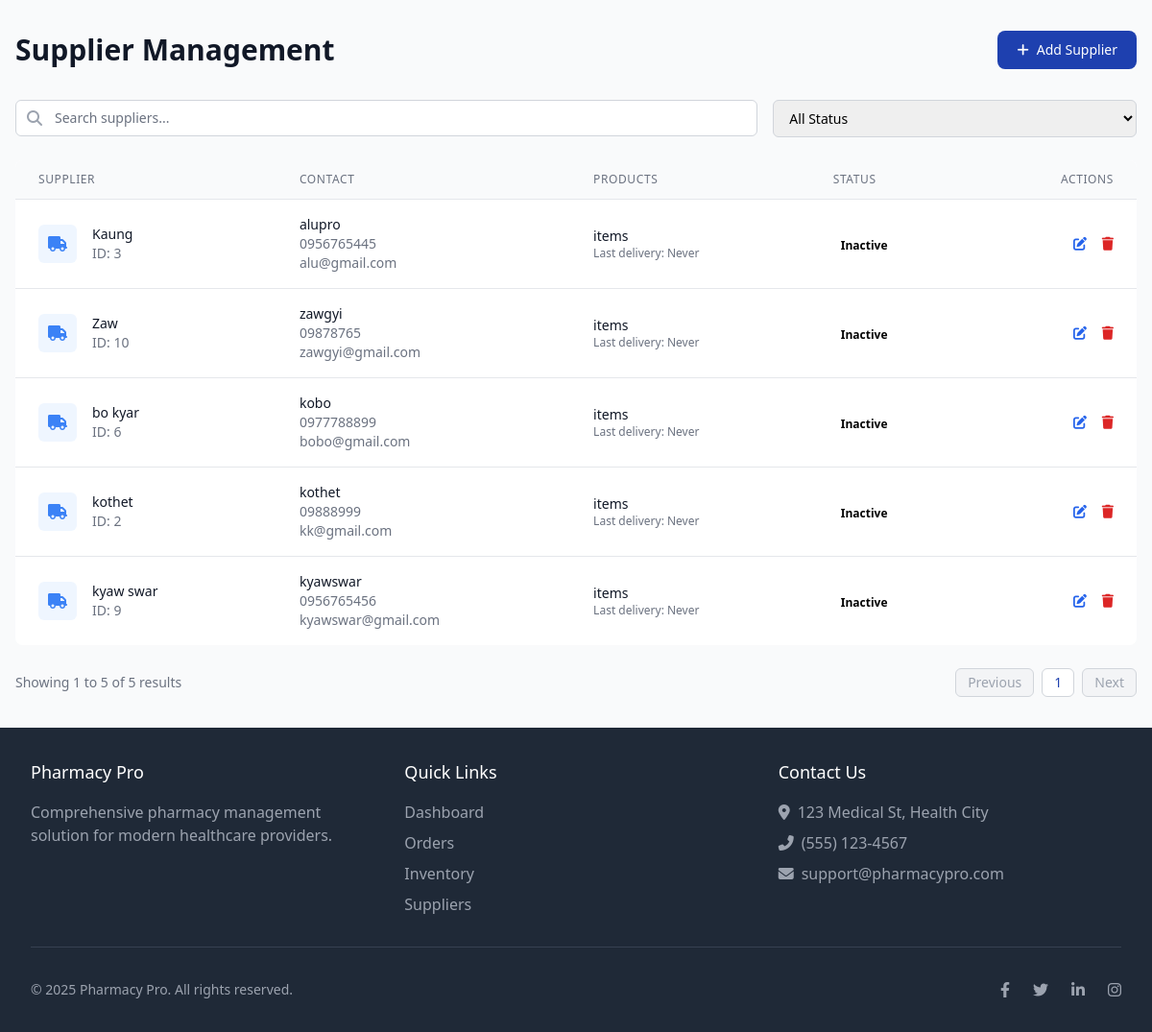
Page /en/suppliers/ on the committed database.
### ourapp/models.py (models this page shows, shortened)
class Supplier(models.Model):
    supplier_name = models.CharField(max_length=255, blank=True, null=True, verbose_name=_("Supplier Name"))
    company = models.CharField(max_length=255, blank=True, null=True, verbose_name=_("Company"))
    contact_person = models.CharField(max_length=255, blank=True, null=True, verbose_name=_("Contact Person"))
    email = models.EmailField(blank=True, null=True, verbose_name=_("Email"))
    phone = models.CharField(max_length=50, blank=True, null=True, verbose_name=_("Phone"))
    address = models.TextField(blank=True, null=True, verbose_name=_("Address"))
    status = models.BooleanField(blank=True, null=True, verbose_name=_("Active"))

### ourapp/views.py (the view)
# urls.py: path('suppliers/', purchaseorder_view, name='purchaseorder_view'),
def purchaseorder_view(request):
    supplier_list = Supplier.objects.all().order_by('supplier_name')
    paginator = Paginator(supplier_list, 10)  # Show 10 suppliers per page
    page_number = request.GET.get('page')
    suppliers = paginator.get_page(page_number)
    return render(request, 'purchaseorder.html', {'suppliers': suppliers})

### ourapp/context_processors.py (called while the page is built)
def expiry_alert_items(request):
    if request.user.is_authenticated and hasattr(request.user, 'userprofile'):
        if request.user.userprofile.role == 'pharmacist':
            today = date.today()
            threshold_date = today + timedelta(days=90)
            expiring_items = Item.objects.filter(exp_date__lte=threshold_date, exp_date__gte=today).order_by('exp_date')
            return {'expiring_items': expiring_items}
    return {}

### templates/purchaseorder.html (shortened to what this page needs)
<!DOCTYPE html>
{% load i18n %}
<html lang="{{ request.LANGUAGE_CODE }}">
<head>
    <link rel="stylesheet" href="https://cdnjs.cloudflare.com/ajax/libs/font-awesome/6.4.0/css/all.min.css">
    <script src="https://cdn.tailwindcss.com"></script>
</head>
<body class="bg-gray-50 flex flex-col min-h-screen">
    <div class="w-full px-4 py-8">
        <div class="flex flex-col md:flex-row justify-between items-start md:items-center mb-8">
            <div>
                <h1 class="text-3xl font-bold text-gray-900">{% trans "Supplier Management" %}</h1>
            </div>
            <div class="mt-4 md:mt-0">
                <button id="add-supplier-btn"
                    class="flex items-center text-white bg-primary hover:bg-darkblue focus:ring-4 focus:outline-none focus:ring-blue-300 font-medium rounded-lg text-sm px-5 py-2.5 text-center">
                    <i class="fas fa-plus mr-2"></i> {% trans "Add Supplier" %}
                </button>
            </div>
        </div>
        <div class="grid grid-cols-1 md:grid-cols-3 gap-4 mb-6">
            <div class="md:col-span-2">
                <div class="relative">
                    <div class="absolute inset-y-0 left-0 pl-3 flex items-center pointer-events-none">
                    </div>
                    <input type="text" id="search-input"
                        class="block w-full pl-10 pr-3 py-2 border border-gray-300 rounded-md leading-5 bg-white placeholder-gray-500 focus:outline-none focus:ring-primary focus:border-primary sm:text-sm"
                        placeholder="{% trans 'Search suppliers...' %}">
                </div>
            </div>
            <div>
                <select id="status-filter"
                    class="block w-full pl-3 pr-10 py-2 text-base border border-gray-300 focus:outline-none focus:ring-primary focus:border-primary sm:text-sm rounded-md">
                    <option value="all">{% trans "All Status" %}</option>
                </select>
            </div>
        </div>
        <div class="card bg-white rounded-lg overflow-hidden mb-6">
            <div class="responsive-table">
                <table class="min-w-full divide-y divide-gray-200">
                    <thead class="bg-gray-50">
                        <tr>
                            <th scope="col" class="px-6 py-3 text-left text-xs font-medium text-gray-500 uppercase tracking-wider">{% trans "Supplier" %}</th>
                            <th scope="col" class="px-6 py-3 text-left text-xs font-medium text-gray-500 uppercase tracking-wider">{% trans "Contact" %}</th>
                            <th scope="col" class="px-6 py-3 text-left text-xs font-medium text-gray-500 uppercase tracking-wider">{% trans "Products" %}</th>
                            <th scope="col" class="px-6 py-3 text-left text-xs font-medium text-gray-500 uppercase tracking-wider">{% trans "Status" %}</th>
                            <th scope="col" class="px-6 py-3 text-right text-xs font-medium text-gray-500 uppercase tracking-wider">{% trans "Actions" %}</th>
                        </tr>
                    </thead>
                    <tbody class="bg-white divide-y divide-gray-200" id="supplier-items">
                        {% for supplier in suppliers %}
                        <tr class="hover:bg-gray-50" data-status="{% if supplier.is_active %}active{% else %}inactive{% endif %}">
                            <td class="px-6 py-4 whitespace-nowrap">
                                <div class="flex items-center">
                                    <div class="flex-shrink-0 h-10 w-10 flex items-center justify-center bg-blue-50 rounded-md">
                                        <i class="fas fa-truck text-blue-500"></i>
                                    </div>
                                    <div class="ml-4">
                                        <div class="text-sm font-medium text-gray-900">{{ supplier.supplier_name }}</div>
                                        <div class="text-sm text-gray-500">{% trans "ID" %}: {{ supplier.id }}</div>
                                    </div>
                                </div>
                            </td>
                            <td class="px-6 py-4 whitespace-nowrap">
                                <div class="text-sm text-gray-900">{{ supplier.contact_person }}</div>
                                <div class="text-sm text-gray-500">{{ supplier.phone }}</div>
                                <div class="text-sm text-gray-500">{{ supplier.email }}</div>
                            </td>
                            <td class="px-6 py-4 whitespace-nowrap">
                                <div class="text-sm text-gray-900">{{ supplier.products.count }} {% trans "items" %}</div>
                                <div class="text-xs text-gray-500">{% trans "Last delivery" %}: {{ supplier.last_delivery|date:"Y-m-d"|default:_("Never") }}</div>
                            </td>
                            <td class="px-6 py-4 whitespace-nowrap">
                                <span class="px-2 inline-flex text-xs leading-5 font-semibold rounded-full {% if supplier.is_active %}badge-active{% else %}badge-inactive{% endif %}">
                                    {% if supplier.is_active %}{% trans "Active" %}{% else %}{% trans "Inactive" %}{% endif %}
                                </span>
                            </td>
                            <td class="px-6 py-4 whitespace-nowrap text-right text-sm font-medium">
                                <button class="text-blue-600 hover:text-blue-900 mr-3 edit-supplier-btn"
                                    data-id="{{ supplier.id }}"
                                    data-name="{{ supplier.supplier_name }}"
                                    data-company="{{ supplier.company }}"
                                    data-contact="{{ supplier.contact_person }}"
                                    data-phone="{{ supplier.phone }}"
                                    data-email="{{ supplier.email }}"
                                    data-address="{{ supplier.address }}"
                                    data-active="{{ supplier.status }}">
                                    <i class="fas fa-edit"></i>
                                </button>
                                <button class="text-red-600 hover:text-red-900 delete-supplier-btn"
                                    data-id="{{ supplier.id }}">
                                    <i class="fas fa-trash"></i>
                                </button>
                            </td>
                        </tr>
                        {% empty %}
                        <tr>
                            <td colspan="5" class="px-6 py-4 text-center text-gray-500">
                                {% trans "No suppliers found" %}
                            </td>
                        </tr>
                        {% endfor %}
                    </tbody>
                </table>
            </div>
        </div>
        <div class="flex items-center justify-between">
            <div class="text-sm text-gray-500">
            </div>
            <nav class="flex space-x-2">
                {% if suppliers.has_previous %}
                <a href="?page={{ suppliers.previous_page_number }}" class="px-3 py-1 rounded-md border border-gray-300 bg-white text-sm font-medium text-gray-500 hover:bg-gray-50">{% trans "Previous" %}</a>
                {% else %}
                <span class="px-3 py-1 rounded-md border border-gray-300 bg-gray-100 text-sm font-medium text-gray-400 cursor-not-allowed">{% trans "Previous" %}</span>
                {% endif %}
                {% for i in suppliers.paginator.page_range %}
                {% if suppliers.number == i %}
                <span class="px-3 py-1 rounded-md border border-gray-300 bg-white text-sm font-medium text-primary bg-blue-50">{{ i }}</span>
                {% else %}
                <a href="?page={{ i }}" class="px-3 py-1 rounded-md border border-gray-300 bg-white text-sm font-medium text-gray-500 hover:bg-gray-50">{{ i }}</a>
                {% endif %}
                {% endfor %}
                {% if suppliers.has_next %}
                <a href="?page={{ suppliers.next_page_number }}" class="px-3 py-1 rounded-md border border-gray-300 bg-white text-sm font-medium text-gray-500 hover:bg-gray-50">{% trans "Next" %}</a>
                {% else %}
                <span class="px-3 py-1 rounded-md border border-gray-300 bg-gray-100 text-sm font-medium text-gray-400 cursor-not-allowed">{% trans "Next" %}</span>
                {% endif %}
            </nav>
        </div>
    </div>
    <footer class="bg-gray-800 text-white py-8">
        <div class="max-w-7xl mx-auto px-4 sm:px-6 lg:px-8">
            <div class="grid grid-cols-1 md:grid-cols-3 gap-8">
                <div>
                    <h3 class="text-lg font-medium mb-4">{% trans "Pharmacy Pro" %}</h3>
                    <p class="text-gray-400">{% trans "Comprehensive pharmacy management solution for modern healthcare providers." %}</p>
                </div>
                <div>
                    <h3 class="text-lg font-medium mb-4">{% trans "Quick Links" %}</h3>
                    <ul class="space-y-2">
                        <li><a href="#" class="text-gray-400 hover:text-white">{% trans "Dashboard" %}</a></li>
                        <li><a href="#" class="text-gray-400 hover:text-white">{% trans "Orders" %}</a></li>
                        <li><a href="#" class="text-gray-400 hover:text-white">{% trans "Inventory" %}</a></li>
                        <li><a href="#" class="text-gray-400 hover:text-white">{% trans "Suppliers" %}</a></li>
                    </ul>
                </div>
                <div>
                    <h3 class="text-lg font-medium mb-4">{% trans "Contact Us" %}</h3>
                    <ul class="space-y-2">
                        <li class="flex items-center text-gray-400"><i class="fas fa-map-marker-alt mr-2"></i> {% trans "123 Medical St, Health City" %}</li>
                        <li class="flex items-center text-gray-400"><i class="fas fa-phone-alt mr-2"></i> {% trans "(555) 123-4567" %}</li>
                        <li class="flex items-center text-gray-400"><i class="fas fa-envelope mr-2"></i> {% trans "support@pharmacypro.com" %}</li>
                    </ul>
                </div>
            </div>
            <div class="border-t border-gray-700 mt-8 pt-8 flex flex-col md:flex-row justify-between items-center">
                <p class="text-gray-400 text-sm">© {% now "Y" %} {% trans "Pharmacy Pro. All rights reserved." %}</p>
                <div class="flex space-x-6 mt-4 md:mt-0">
                    <a href="#" class="text-gray-400 hover:text-white"><i class="fab fa-facebook-f"></i></a>
                    <a href="#" class="text-gray-400 hover:text-white"><i class="fab fa-twitter"></i></a>
                    <a href="#" class="text-gray-400 hover:text-white"><i class="fab fa-linkedin-in"></i></a>
                    <a href="#" class="text-gray-400 hover:text-white"><i class="fab fa-instagram"></i></a>
                </div>
            </div>
        </div>
    </footer>
</body>
</html>

### templates/purchaseorder.html (style rules this page uses)
.card { transition: all 0.3s ease; box-shadow: var(--tw-ring-offset-shadow, 0 0 #0000), var(--tw-ring-shadow, 0 0 #0000), var(--tw-shadow); }

### rows in the picture
Supplier: supplier_name "Kaung", id "3", contact_person "alupro", phone "0956765445", email "alu@gmail.com", last_delivery "Never"
Supplier: supplier_name "Zaw", id "10", contact_person "zawgyi", phone "09878765", email "zawgyi@gmail.com", last_delivery "Never"
Supplier: supplier_name "bo kyar", id "6", contact_person "kobo", phone "0977788899", email "bobo@gmail.com", last_delivery "Never"
Supplier: supplier_name "kothet", id "2", contact_person "kothet", phone "09888999", email "kk@gmail.com", last_delivery "Never"
Supplier: supplier_name "kyaw swar", id "9", contact_person "kyawswar", phone "0956765456", email "kyawswar@gmail.com", last_delivery "Never"

### other values in the picture
{{ i }} "1"
